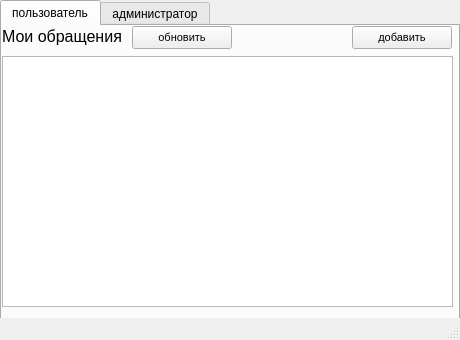
<?xml version="1.0" encoding="UTF-8"?>
<ui version="4.0">
 <class>MainWindow</class>
 <widget class="QMainWindow" name="MainWindow">
  <property name="geometry">
   <rect>
    <x>0</x>
    <y>0</y>
    <width>460</width>
    <height>340</height>
   </rect>
  </property>
  <property name="windowTitle">
   <string>MainWindow</string>
  </property>
  <widget class="QWidget" name="centralwidget">
   <widget class="QTabWidget" name="tabWidget">
    <property name="geometry">
     <rect>
      <x>0</x>
      <y>0</y>
      <width>460</width>
      <height>320</height>
     </rect>
    </property>
    <property name="currentIndex">
     <number>0</number>
    </property>
    <widget class="QWidget" name="tab_user">
     <attribute name="title">
      <string>пользователь</string>
     </attribute>
     <widget class="QLabel" name="label">
      <property name="geometry">
       <rect>
        <x>0</x>
        <y>0</y>
        <width>131</width>
        <height>21</height>
       </rect>
      </property>
      <property name="font">
       <font>
        <pointsize>12</pointsize>
       </font>
      </property>
      <property name="text">
       <string>Мои обращения</string>
      </property>
     </widget>
     <widget class="QPushButton" name="btn_add">
      <property name="geometry">
       <rect>
        <x>350</x>
        <y>0</y>
        <width>100</width>
        <height>23</height>
       </rect>
      </property>
      <property name="font">
       <font>
        <pointsize>8</pointsize>
       </font>
      </property>
      <property name="text">
       <string>добавить</string>
      </property>
     </widget>
     <widget class="QTableWidget" name="user_table">
      <property name="geometry">
       <rect>
        <x>0</x>
        <y>30</y>
        <width>451</width>
        <height>251</height>
       </rect>
      </property>
     </widget>
     <widget class="QPushButton" name="btn_update">
      <property name="geometry">
       <rect>
        <x>130</x>
        <y>0</y>
        <width>100</width>
        <height>23</height>
       </rect>
      </property>
      <property name="font">
       <font>
        <pointsize>8</pointsize>
       </font>
      </property>
      <property name="text">
       <string>обновить</string>
      </property>
     </widget>
    </widget>
    <widget class="QWidget" name="tab_admin">
     <attribute name="title">
      <string>администратор</string>
     </attribute>
     <widget class="QLabel" name="label_2">
      <property name="geometry">
       <rect>
        <x>0</x>
        <y>0</y>
        <width>101</width>
        <height>25</height>
       </rect>
      </property>
      <property name="font">
       <font>
        <pointsize>12</pointsize>
       </font>
      </property>
      <property name="text">
       <string>Обращения</string>
      </property>
     </widget>
     <widget class="QComboBox" name="cb_sorting">
      <property name="geometry">
       <rect>
        <x>340</x>
        <y>30</y>
        <width>110</width>
        <height>25</height>
       </rect>
      </property>
      <property name="currentText">
       <string>сначала старые</string>
      </property>
      <item>
       <property name="text">
        <string>сначала старые</string>
       </property>
      </item>
      <item>
       <property name="text">
        <string>сначала новые</string>
       </property>
      </item>
     </widget>
     <widget class="QPushButton" name="btn_categories">
      <property name="geometry">
       <rect>
        <x>0</x>
        <y>265</y>
        <width>160</width>
        <height>25</height>
       </rect>
      </property>
      <property name="text">
       <string>редактировать категории</string>
      </property>
     </widget>
     <widget class="QPushButton" name="btn_admins">
      <property name="geometry">
       <rect>
        <x>220</x>
        <y>265</y>
        <width>110</width>
        <height>25</height>
       </rect>
      </property>
      <property name="text">
       <string>администраторы</string>
      </property>
     </widget>
     <widget class="QTableWidget" name="admin_table">
      <property name="geometry">
       <rect>
        <x>0</x>
        <y>30</y>
        <width>331</width>
        <height>231</height>
       </rect>
      </property>
     </widget>
     <widget class="QPushButton" name="btn_admin_update">
      <property name="geometry">
       <rect>
        <x>100</x>
        <y>0</y>
        <width>100</width>
        <height>23</height>
       </rect>
      </property>
      <property name="font">
       <font>
        <pointsize>8</pointsize>
       </font>
      </property>
      <property name="text">
       <string>обновить</string>
      </property>
     </widget>
     <widget class="QWidget" name="verticalLayoutWidget">
      <property name="geometry">
       <rect>
        <x>339</x>
        <y>60</y>
        <width>111</width>
        <height>65</height>
       </rect>
      </property>
      <layout class="QVBoxLayout" name="verticalLayout">
       <item>
        <widget class="QCheckBox" name="checkBox_waiting">
         <property name="text">
          <string>в обработке</string>
         </property>
        </widget>
       </item>
       <item>
        <widget class="QCheckBox" name="checkBox_reviewed">
         <property name="text">
          <string> рассмотрено</string>
         </property>
        </widget>
       </item>
       <item>
        <widget class="QCheckBox" name="checkBox_closed">
         <property name="text">
          <string>закрыто</string>
         </property>
        </widget>
       </item>
      </layout>
     </widget>
     <widget class="QComboBox" name="cb_cat_sorting">
      <property name="geometry">
       <rect>
        <x>340</x>
        <y>130</y>
        <width>110</width>
        <height>25</height>
       </rect>
      </property>
      <property name="currentText">
       <string/>
      </property>
     </widget>
    </widget>
   </widget>
  </widget>
  <widget class="QMenuBar" name="menubar">
   <property name="geometry">
    <rect>
     <x>0</x>
     <y>0</y>
     <width>460</width>
     <height>21</height>
    </rect>
   </property>
  </widget>
  <widget class="QStatusBar" name="statusbar"/>
  <action name="actionqwe">
   <property name="text">
    <string>qwe</string>
   </property>
  </action>
  <action name="action_4">
   <property name="text">
    <string>пользователь</string>
   </property>
  </action>
  <action name="action_5">
   <property name="text">
    <string>администратор</string>
   </property>
  </action>
 </widget>
 <resources/>
 <connections/>
</ui>
